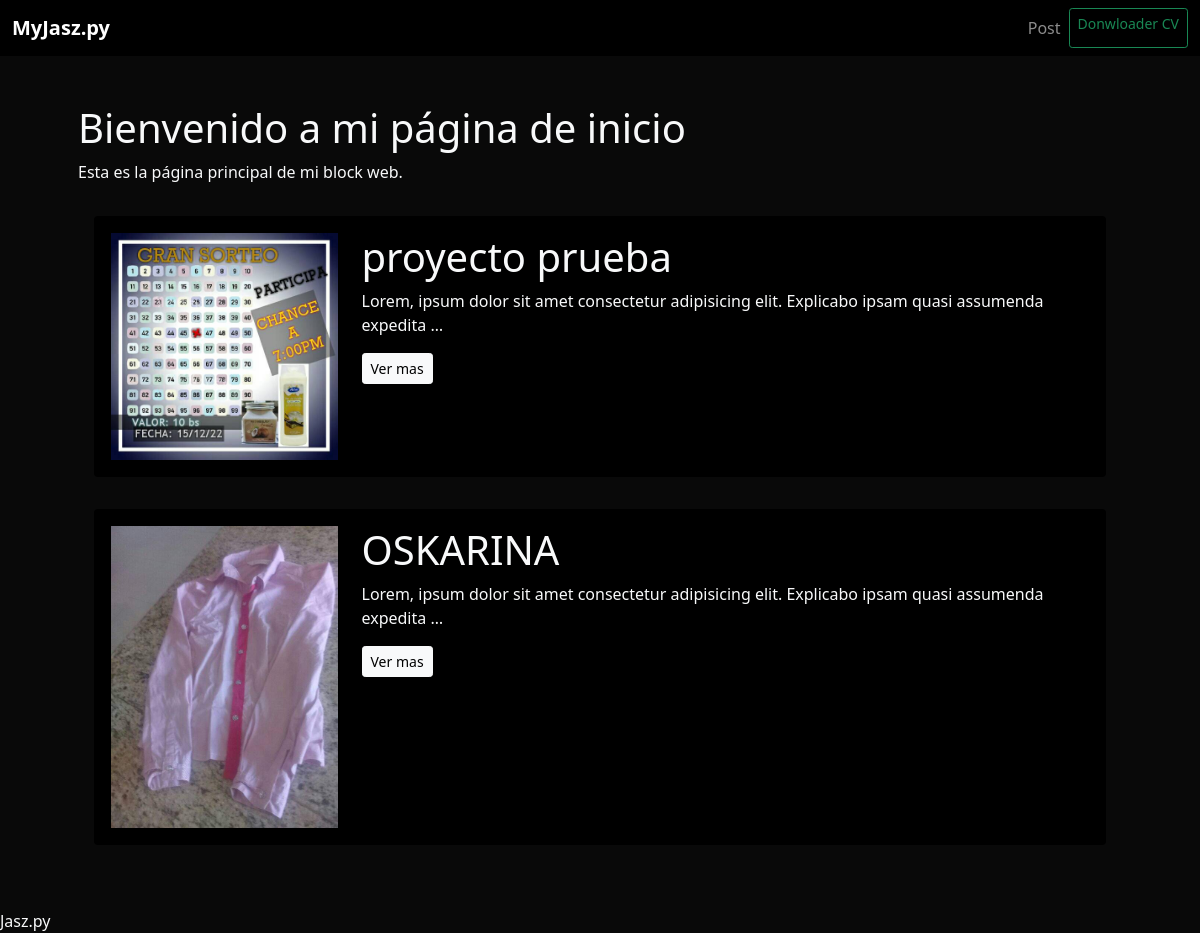
The app's page /block/ with its own data.
### block/models.py (models this page shows, shortened)
class post(models.Model):
    nombre=models.CharField(max_length=30)
    descripcion=models.CharField(max_length=2000)
    imagen=models.ImageField(upload_to='block/media/images')
    link=models.URLField(None)

### block/views.py (the view)
# urls.py: path('', render_post, name="home_post"),
def render_post (request):
    posts= post.objects.all()
    return render( request, 'post.html', {"post":posts})

### block/template/post.html (shortened to what this page needs)
{% extends "template.html" %}
{% block content %}
    <h1>Bienvenido a mi página de inicio</h1>
    <p>Esta es la página principal de mi block web.</p>
      {% for post in post %}
       <div class="p-3">
        <div class="card card-body bg-black">
          <div class="row">
            <div class="col-3">
              <div><img src="{{post.imagen.url}}" alt="{{post.nombre}}" class="img-fluid"></img></div>
            </div>
            <div class="col-9">
              <h1>{{post.nombre}}</h1>
              <p>{{post.descripcion|truncatechars:100 }}</p>
              <td><a href="{% url 'blog:post_detail' post.id %}" class="btn btn-light btn-sm">Ver mas</a></td></div>
            </div>
          </div>
       </div>
      {% endfor %}
{% endblock %}

### static/main.css (style rules this page uses)
body { background:#090909; }

### records on screen
post: imagen (picture), nombre "proyecto prueba", descripcion "Lorem, ipsum dolor sit amet consectetur adipisicing elit. Explicabo ipsam quasi assumenda expedita …"
post: imagen (picture), nombre "OSKARINA", descripcion "Lorem, ipsum dolor sit amet consectetur adipisicing elit. Explicabo ipsam quasi assumenda expedita …"
